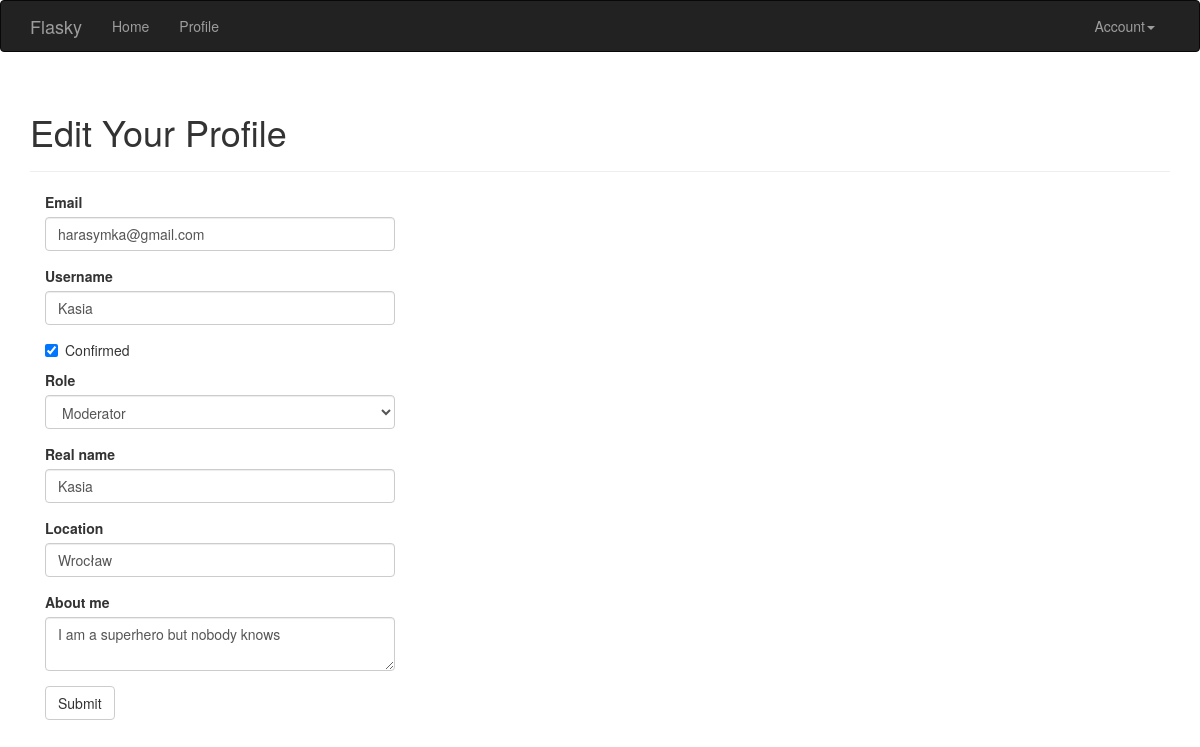
The page /edit-profile/1 (signed in) on the database its author committed.
### app/models.py (models this page shows, shortened)
class User(UserMixin, db.Model):
    __tablename__ = 'users'
    id = db.Column(db.Integer, primary_key=True)
    email = db.Column(db.String(64), unique=True, index=True)
    username = db.Column(db.String(64), unique=True, index=True)
    role_id = db.Column(db.Integer, db.ForeignKey('roles.id'))
    password_hash = db.Column(db.String(128))
    confirmed = db.Column(db.Boolean, default=False)
    name = db.Column(db.String(64))
    location = db.Column(db.String(64))
    about_me = db.Column(db.Text())
    member_since = db.Column(db.DateTime(), default=datetime.utcnow)
    last_seen = db.Column(db.DateTime(), default=datetime.utcnow)
    avatar_hash = db.Column(db.String(32))
    posts = db.relationship('Post', backref='author', lazy='dynamic')
    followed = db.relationship('Follow',
                                foreign_keys=[Follow.follower_id],
                                backref=db.backref('follower', lazy='joined'),
                                lazy='dynamic',
                                cascade='all, delete-orphan')
    followers = db.relationship('Follow',
                                foreign_keys=[Follow.followed_id],
                                backref=db.backref('followed', lazy='joined'),
                                lazy='dynamic',
                                cascade='all, delete-orphan')
    @property
    def password(self):
        raise AttributeError('password is not a readable attribute')
    def can(self, permissions):
        return self.role is not None and \
            (self.role.permissions & permissions) == permissions
    def ping(self):
        self.last_seen = datetime.utcnow()
        db.session.add(self)

### app/main/views.py (the view, shortened to what this page needs)
@main.route('/edit-profile/<int:id>', methods=['GET', 'POST'])
@login_required
@admin_required
def edit_profile_admin(id):
    user = User.query.get_or_404(id)
    form = EditProfileAdminForm(user=user)
    form.email.data = user.email
    form.username.data = user.username
    form.confirmed.data = user.confirmed
    form.role.data = user.role_id
    form.name.data = user.name
    form.location.data = user.location
    form.about_me.data = user.about_me
    return render_template('edit_profile.html', form=form, user=user)

### app/main/forms.py (shortened to what this page needs)
class EditProfileAdminForm(FlaskForm):
    email = StringField('Email', validators=[Required(), Length(1, 64),
                                             Email()])
    username = StringField('Username', validators=[
        Required(), Length(1, 64), Regexp('^[A-Za-z][A-Za-z0-9_.]*$', 0,
                                          'Usernames must have only letters, '
                                          'numbers, dots or underscores')])
    confirmed = BooleanField('Confirmed')
    role = SelectField('Role', coerce=int)
    name = StringField('Real name', validators=[Length(0, 64)])
    location = StringField('Location', validators=[Length(0, 64)])
    about_me = TextAreaField('About me')
    submit = SubmitField('Submit')
    def __init__(self, user, *args, **kwargs):
        super(EditProfileAdminForm, self).__init__(*args, **kwargs)
        self.role.choices = [(role.id, role.name)
                             for role in Role.query.order_by(Role.name).all()]
        self.user = user

### app/auth/views.py (called while the page is built)
@auth.before_app_request
def before_request():
    if current_user.is_authenticated:
        current_user.ping()
        if not current_user.confirmed \
                and request.endpoint \
                and request.endpoint[:5] != 'auth.' \
                and request.endpoint != 'static':
            return redirect(url_for('auth.unconfirmed'))

### app/main/__init__.py (called while the page is built)
@main.app_context_processor
def inject_permissions():
    return dict(Permission=Permission)

### app/models.py (called while the page is built)
@login_manager.user_loader
def load_user(user_id):
    return User.query.get(int(user_id))

### app/templates/edit_profile.html (shortened to what this page needs)
{% extends "base.html" %}
{% import "bootstrap/wtf.html" as wtf %}
{% block page_content %}
<div class="page-header">
  <h1>Edit Your Profile</h1>
</div>
<div class="col-md-4">
  {{ wtf.quick_form(form) }}
</div>
{% endblock %}

### rows shown on the page
User: email "harasymka@gmail.com", username "Kasia", confirmed "☑", role "Moderator", name "Kasia", location "Wrocław", about_me "I am a superhero but nobody knows"
